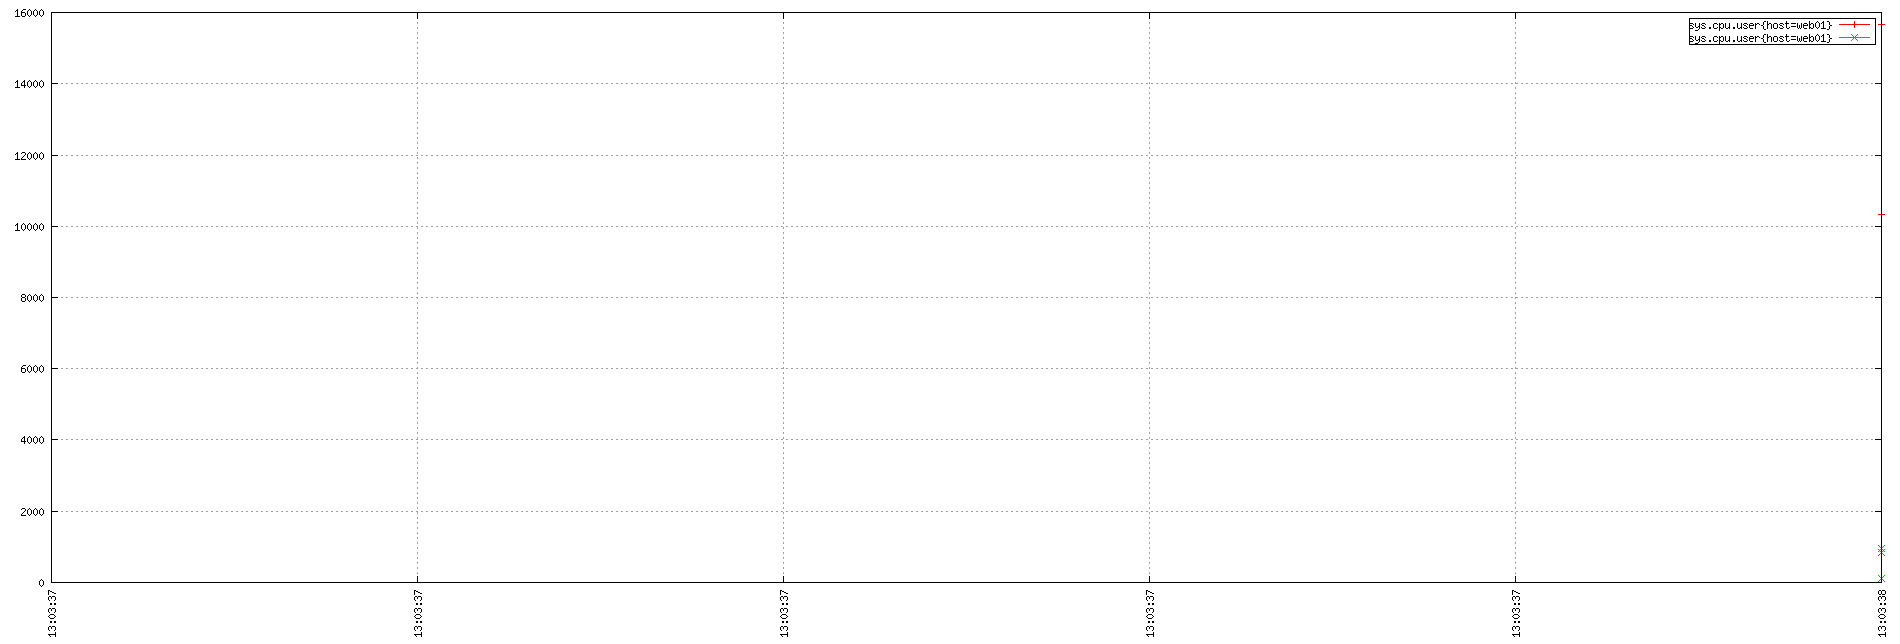

Write gnuplot code to recreate this figure.
set term png small size 1900,644
set xdata time
set timefmt "%s"
if (GPVAL_VERSION < 4.6) set xtics rotate; else set xtics rotate right
set output "${TMPDIR-'tmp'}/tsd/b25225e1.png"
set xrange ["1670245417":"1670245418"]
set format x "%H:%M:%S"
set grid
set style data linespoint
set key right box
set yrange [0:]
plot  "${TMPDIR-'tmp'}/tsd/b25225e1_0.dat" using 1:2 title "sys.cpu.user{host=web01}", \
 "${TMPDIR-'tmp'}/tsd/b25225e1_1.dat" using 1:2 title "sys.cpu.user{host=web01}"
